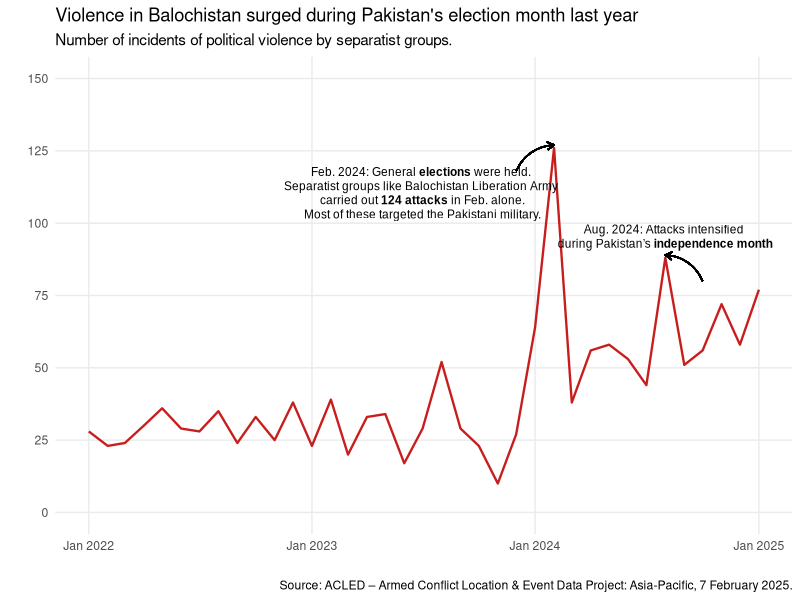
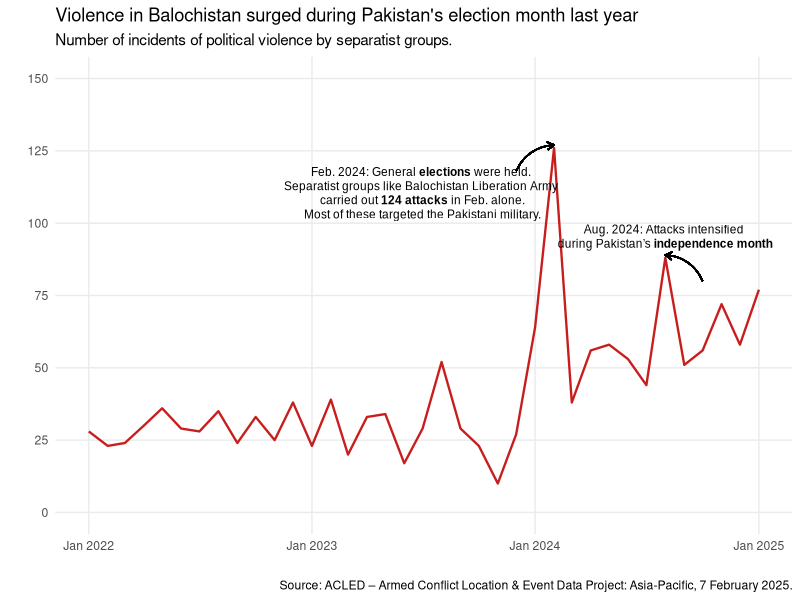

Generate these figures, in order, with R:
library(tidyverse)
library(ggplot2)
library(readr)
library(stringr)
library(ggtext)


setwd('~/Desktop/project 2')
balochistan_df = read_csv('political_violence_balochistan_insurgents.csv')
balochistan_df$month = as.Date(paste0(balochistan_df$month, "-01"))

ggplot(balochistan_df, aes(x = month, y = event_count)) +  
  geom_line(color = "#c71e1d", size=0.8) +
  scale_y_continuous(limits = c(0, 150),
                     breaks = seq(0, 150, 25)
  ) +
  scale_x_date(date_breaks = "1 year",
               date_labels = "%b %Y",
               limits = c(min(balochistan_df$month), max(balochistan_df$month))) +
  labs(
    title = str_wrap("Violence in Balochistan surged during Pakistan's election month last year", width=95),
    subtitle = str_wrap("Number of incidents of political violence by separatist groups.", width=95),
    x = "",
    y = " ",
    caption = "Source: ACLED – Armed Conflict Location & Event Data Project: Asia-Pacific, 7 February 2025."
  ) +
  annotate("richtext", 
           x = as.Date("2023-07-01"), y = 110, 
           label = "Feb. 2024: General <b>elections</b> were held. <br>
Separatist groups like Balochistan Liberation Army <br> carried out <b>124 attacks</b> in Feb. alone.<br>
Most of these targeted the Pakistani military.", 
           size = 3, family = "Arial", 
           fill = NA, label.color = NA,  # Removes the background box
           color = "black") +
  
  geom_curve(aes(x = as.Date("2023-12-01"), xend = as.Date("2024-02-01"),
                 y = 118, yend = 127),  
             arrow = arrow(length = unit(0.2, "cm")), 
             color = "black", curvature = -0.3) +
  
  annotate("richtext", 
           x = as.Date("2024-08-01"), y = 95, 
           label = "Aug. 2024: Attacks intensified <br> during Pakistan's <b>independence month</b>", 
           size = 3, family = "Arial", 
           fill = NA, label.color = NA,
           color = "black") +
  

  geom_curve(aes(x = as.Date("2024-10-01"), xend = as.Date("2024-08-01"),
                 y = 80, yend = 89),  
             arrow = arrow(length = unit(0.2, "cm")), 
             color = "black", curvature = 0.3)+
  theme_minimal() +
  theme(
    text = element_text(family = "Arial", size = 12),
    plot.title = element_text(face = "bold"),
  ) + theme_minimal() +
  theme(
    panel.grid.minor = element_blank()
  )


ggsave("balochistan_insurgency.jpg")